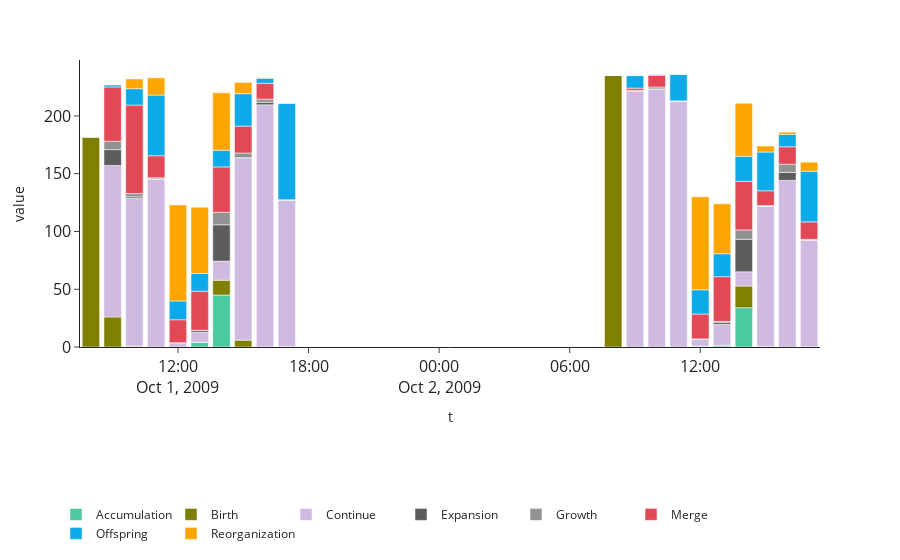

Notebook cell for this chart:
### Code cell
fig = px.bar(df, x="t", y="value", color='type', color_discrete_map=lcs.utils.colormap())
#replace x axis with hours
#fig.update_xaxes(type='category', categoryorder='array', categoryarray=hours)
#fig["layout"].update({"xaxis": {"tickformat": "%H:%M"}})
#plot every hour
#fig.update_xaxes(tickvals=hours, ticktext=hours, tickformat="%H:%M")
fig.update_layout(
    template='simple_white',
    legend=dict(
    orientation='h', 
    yanchor='bottom',
    y=-.7, 
    xanchor='right', 
    x=.9,
    tracegroupgap=0,
    title=None,
    entrywidth=70,
    ),
    xaxis=dict(tickfont=dict(size=16)),  # Change the size as needed
    yaxis=dict(tickfont=dict(size=16)) ,  # Change the size as needed
)
fig.show()

### Figure 1 — Plotly figure (JSON) as saved in the notebook; plotly's stock layout.template omitted (floating-point values rounded to 4 significant figures)
{"data": [{"alignmentgroup": "True", "hovertemplate": "type=Accumulation<br>t=%{x}<br>value=%{y}<extra></extra>", "legendgroup": "Accumulation", "marker": {"color": "#4CC89F", "pattern": {"shape": ""}}, "name": "Accumulation", "offsetgroup": "Accumulation", "orientation": "v", "showlegend": true, "textposition": "auto", "type": "bar", "x": ["2009-10-01T08:00:00", "2009-10-01T17:00:00", "2009-10-02T08:00:00", "2009-10-02T09:00:00", "2009-10-02T10:00:00", "2009-10-02T11:00:00", "2009-10-02T12:00:00", "2009-10-02T13:00:00", "2009-10-02T14:00:00", "2009-10-02T15:00:00", "2009-10-01T09:00:00", "2009-10-02T16:00:00", "2009-10-02T17:00:00", "2009-10-01T10:00:00", "2009-10-01T11:00:00", "2009-10-01T12:00:00", "2009-10-01T13:00:00", "2009-10-01T14:00:00", "2009-10-01T15:00:00", "2009-10-01T16:00:00"], "xaxis": "x", "y": [0, 0, 0, 0, 0, 0, 0.7634, 1.059, 34.0, 0, 0, 0, 0.08163, 0.3508, 0, 0, 4.134, 44.97, 0, 0.007225], "yaxis": "y"}, {"alignmentgroup": "True", "hovertemplate": "type=Birth<br>t=%{x}<br>value=%{y}<extra></extra>", "legendgroup": "Birth", "marker": {"color": " #808000", "pattern": {"shape": ""}}, "name": "Birth", "offsetgroup": "Birth", "orientation": "v", "showlegend": true, "textposition": "auto", "type": "bar", "x": ["2009-10-01T08:00:00", "2009-10-01T17:00:00", "2009-10-02T08:00:00", "2009-10-02T09:00:00", "2009-10-02T10:00:00", "2009-10-02T11:00:00", "2009-10-02T12:00:00", "2009-10-02T13:00:00", "2009-10-02T14:00:00", "2009-10-02T15:00:00", "2009-10-01T09:00:00", "2009-10-02T16:00:00", "2009-10-02T17:00:00", "2009-10-01T10:00:00", "2009-10-01T11:00:00", "2009-10-01T12:00:00", "2009-10-01T13:00:00", "2009-10-01T14:00:00", "2009-10-01T15:00:00", "2009-10-01T16:00:00"], "xaxis": "x", "y": [182, 0.44, 235, 0, 0, 0, 0, 0.3718, 18.76, 0.5208, 26.05, 0, 0.2041, 0.472, 0.04545, 0, 0.2012, 12.82, 5.944, 0.07586], "yaxis": "y"}, {"alignmentgroup": "True", "hovertemplate": "type=Continue<br>t=%{x}<br>value=%{y}<extra></extra>", "legendgroup": "Continue", "marker": {"color": "#CFBAE1", "pattern": {"shape": ""}}, "name": "Continue", "offsetgroup": "Continue", "orientation": "v", "showlegend": true, "textposition": "auto", "type": "bar", "x": ["2009-10-01T08:00:00", "2009-10-01T17:00:00", "2009-10-02T08:00:00", "2009-10-02T09:00:00", "2009-10-02T10:00:00", "2009-10-02T11:00:00", "2009-10-02T12:00:00", "2009-10-02T13:00:00", "2009-10-02T14:00:00", "2009-10-02T15:00:00", "2009-10-01T09:00:00", "2009-10-02T16:00:00", "2009-10-02T17:00:00", "2009-10-01T10:00:00", "2009-10-01T11:00:00", "2009-10-01T12:00:00", "2009-10-01T13:00:00", "2009-10-01T14:00:00", "2009-10-01T15:00:00", "2009-10-01T16:00:00"], "xaxis": "x", "y": [0, 126.5, 0, 221.2, 223.0, 213.0, 6.037, 18.15, 12.34, 121.5, 131.1, 144.2, 92.21, 127.8, 145.5, 3.724, 8.503, 16.57, 157.9, 209.6], "yaxis": "y"}, {"alignmentgroup": "True", "hovertemplate": "type=Expansion<br>t=%{x}<br>value=%{y}<extra></extra>", "legendgroup": "Expansion", "marker": {"color": "#5C5C5C", "pattern": {"shape": ""}}, "name": "Expansion", "offsetgroup": "Expansion", "orientation": "v", "showlegend": true, "textposition": "auto", "type": "bar", "x": ["2009-10-01T08:00:00", "2009-10-01T17:00:00", "2009-10-02T08:00:00", "2009-10-02T09:00:00", "2009-10-02T10:00:00", "2009-10-02T11:00:00", "2009-10-02T12:00:00", "2009-10-02T13:00:00", "2009-10-02T14:00:00", "2009-10-02T15:00:00", "2009-10-01T09:00:00", "2009-10-02T16:00:00", "2009-10-02T17:00:00", "2009-10-01T10:00:00", "2009-10-01T11:00:00", "2009-10-01T12:00:00", "2009-10-01T13:00:00", "2009-10-01T14:00:00", "2009-10-01T15:00:00", "2009-10-01T16:00:00"], "xaxis": "x", "y": [0, 0, 0, 0, 0.4, 0, 0.2366, 1.823, 28.17, 0, 13.71, 6.857, 0.2041, 1.329, 0, 0, 1.486, 31.43, 0, 2.185], "yaxis": "y"}, {"alignmentgroup": "True", "hovertemplate": "type=Growth<br>t=%{x}<br>value=%{y}<extra></extra>", "legendgroup": "Growth", "marker": {"color": "#929292", "pattern": {"shape": ""}}, "name": "Growth", "offsetgroup": "Growth", "orientation": "v", "showlegend": true, "textposition": "auto", "type": "bar", "x": ["2009-10-01T08:00:00", "2009-10-01T17:00:00", "2009-10-02T08:00:00", "2009-10-02T09:00:00", "2009-10-02T10:00:00", "2009-10-02T11:00:00", "2009-10-02T12:00:00", "2009-10-02T13:00:00", "2009-10-02T14:00:00", "2009-10-02T15:00:00", "2009-10-01T09:00:00", "2009-10-02T16:00:00", "2009-10-02T17:00:00", "2009-10-01T10:00:00", "2009-10-01T11:00:00", "2009-10-01T12:00:00", "2009-10-01T13:00:00", "2009-10-01T14:00:00", "2009-10-01T15:00:00", "2009-10-01T16:00:00"], "xaxis": "x", "y": [0, 0.56, 0, 1, 1.6, 0, 0, 0.7461, 8.073, 0.4792, 7.24, 7.143, 0.5102, 2.848, 0.9545, 0, 0.1789, 10.78, 4.056, 2.732], "yaxis": "y"}, {"alignmentgroup": "True", "hovertemplate": "type=Merge<br>t=%{x}<br>value=%{y}<extra></extra>", "legendgroup": "Merge", "marker": {"color": "#E34856", "pattern": {"shape": ""}}, "name": "Merge", "offsetgroup": "Merge", "orientation": "v", "showlegend": true, "textposition": "auto", "type": "bar", "x": ["2009-10-01T08:00:00", "2009-10-01T17:00:00", "2009-10-02T08:00:00", "2009-10-02T09:00:00", "2009-10-02T10:00:00", "2009-10-02T11:00:00", "2009-10-02T12:00:00", "2009-10-02T13:00:00", "2009-10-02T14:00:00", "2009-10-02T15:00:00", "2009-10-01T09:00:00", "2009-10-02T16:00:00", "2009-10-02T17:00:00", "2009-10-01T10:00:00", "2009-10-01T11:00:00", "2009-10-01T12:00:00", "2009-10-01T13:00:00", "2009-10-01T14:00:00", "2009-10-01T15:00:00", "2009-10-01T16:00:00"], "xaxis": "x", "y": [0, 0, 0, 1.915, 10.0, 0, 21.5, 38.74, 42.07, 12.75, 47.0, 15.09, 15.13, 76.62, 19.06, 19.87, 33.74, 39.33, 23.27, 13.66], "yaxis": "y"}, {"alignmentgroup": "True", "hovertemplate": "type=Offspring<br>t=%{x}<br>value=%{y}<extra></extra>", "legendgroup": "Offspring", "marker": {"color": "#0DAAE9", "pattern": {"shape": ""}}, "name": "Offspring", "offsetgroup": "Offspring", "orientation": "v", "showlegend": true, "textposition": "auto", "type": "bar", "x": ["2009-10-01T08:00:00", "2009-10-01T17:00:00", "2009-10-02T08:00:00", "2009-10-02T09:00:00", "2009-10-02T10:00:00", "2009-10-02T11:00:00", "2009-10-02T12:00:00", "2009-10-02T13:00:00", "2009-10-02T14:00:00", "2009-10-02T15:00:00", "2009-10-01T09:00:00", "2009-10-02T16:00:00", "2009-10-02T17:00:00", "2009-10-01T10:00:00", "2009-10-01T11:00:00", "2009-10-01T12:00:00", "2009-10-01T13:00:00", "2009-10-01T14:00:00", "2009-10-01T15:00:00", "2009-10-01T16:00:00"], "xaxis": "x", "y": [0, 83.52, 0, 10.83, 0.9565, 22.96, 20.96, 19.85, 21.66, 33.53, 1.909, 10.75, 43.79, 14.22, 52.5, 16.28, 15.5, 14.43, 28.07, 4.444], "yaxis": "y"}, {"alignmentgroup": "True", "hovertemplate": "type=Reorganization<br>t=%{x}<br>value=%{y}<extra></extra>", "legendgroup": "Reorganization", "marker": {"color": "#FFA500", "pattern": {"shape": ""}}, "name": "Reorganization", "offsetgroup": "Reorganization", "orientation": "v", "showlegend": true, "textposition": "auto", "type": "bar", "x": ["2009-10-01T08:00:00", "2009-10-01T17:00:00", "2009-10-02T08:00:00", "2009-10-02T09:00:00", "2009-10-02T10:00:00", "2009-10-02T11:00:00", "2009-10-02T12:00:00", "2009-10-02T13:00:00", "2009-10-02T14:00:00", "2009-10-02T15:00:00", "2009-10-01T09:00:00", "2009-10-02T16:00:00", "2009-10-02T17:00:00", "2009-10-01T10:00:00", "2009-10-01T11:00:00", "2009-10-01T12:00:00", "2009-10-01T13:00:00", "2009-10-01T14:00:00", "2009-10-01T15:00:00", "2009-10-01T16:00:00"], "xaxis": "x", "y": [0, 0, 0, 0.08511, 0, 0, 80.5, 43.26, 45.93, 5.246, 0, 1.906, 7.867, 8.377, 14.94, 83.13, 57.26, 49.67, 9.725, 0.3399], "yaxis": "y"}], "layout": {"autosize": true, "barmode": "relative", "legend": {"entrywidth": 70, "orientation": "h", "title": {}, "tracegroupgap": 0, "x": 0.9, "xanchor": "right", "y": -0.7, "yanchor": "bottom"}, "margin": {"t": 60}, "xaxis": {"anchor": "y", "autorange": true, "domain": [0, 1], "range": ["2009-10-01 07:30", "2009-10-02 17:30"], "tickfont": {"size": 16}, "title": {"text": "t"}, "type": "date"}, "yaxis": {"anchor": "x", "autorange": true, "domain": [0, 1], "range": [0, 248.4], "tickfont": {"size": 16}, "title": {"text": "value"}, "type": "linear"}}}
